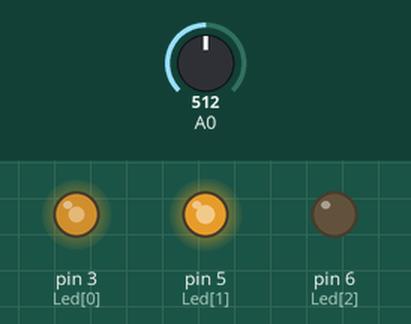
Recording of a sketch running on a simulated Arduino Uno, built with avr-gcc and run on an emulated ATmega328P. Shown: output pins drawn as LEDs (lit = HIGH). Inputs (shaded band) come from the test bench; at power-on: A0 = 512. What the sketch prints to the serial monitor is not drawn.

Above: at 4.7 s.
4.8 s: A0 set to 716
At 5.4 s:
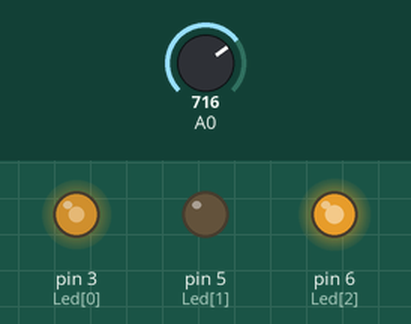
6.3 s: A0 set to 900
At 7.5 s:
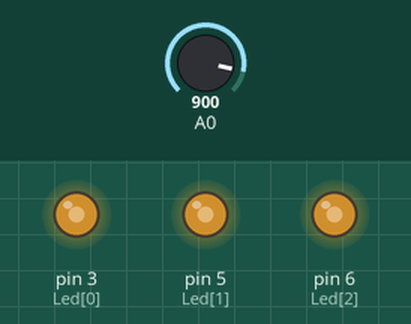
7.8 s: A0 set to 511
At 8.8 s:
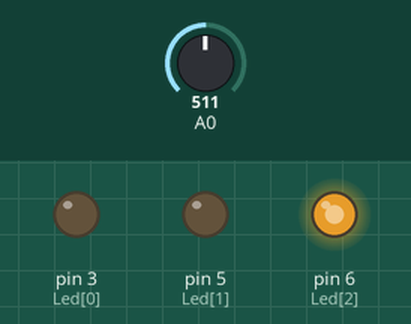
9.3 s: A0 set to 306
At 10.1 s:
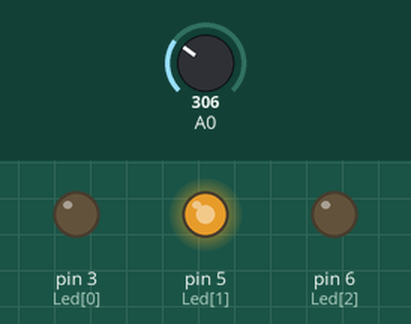
10.8 s: A0 set to 122
At 11.2 s:
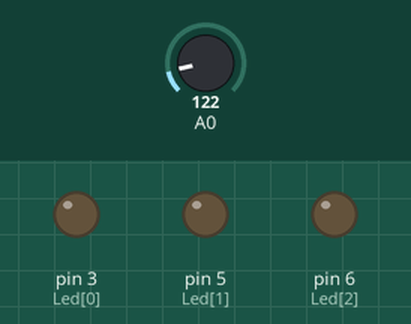
12.3 s: A0 set to 1023
At 13.5 s:
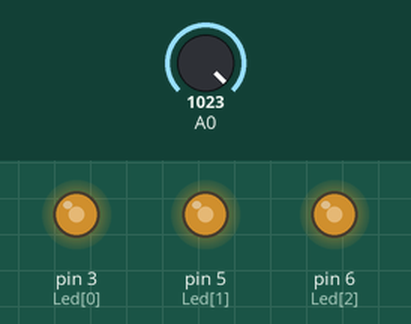
Timing chart, 0 to 14.8 s (numbered marks = the images above; inputs shaded):
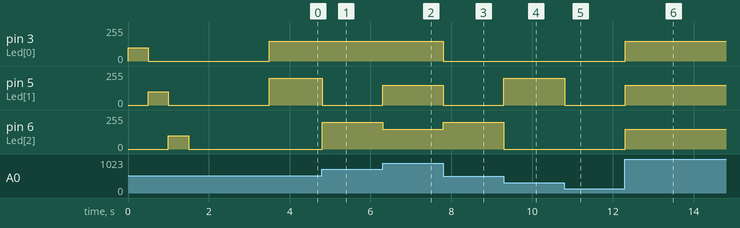

The sketch:

sketch_aug12b.ino
```cpp
int Led[3] = {3,5,6};
int cores[8][3] = {
// R,  G,  B
  {0  ,0  ,0  },
  {200,0,  0  },
  {0,  200,0  },
  {0,  0,  200},
  {150,200,0  },
  {150,0,  200},
  {0,  200,200},
  {150,150,150}
};

int oldPotVal = -10;

void setup() {
  Serial.begin(9600);
  for (int i=0; i<sizeof(Led)-1; i++) {
    pinMode(Led[i], OUTPUT);
    analogWrite(Led[i], 100);
    delay(500);
    digitalWrite(Led[i], LOW);
  }
  Serial.println(String(sizeof(cores)/sizeof(cores[0])));
  delay(1000);
}

void loop() {
  int potVal = map(analogRead(0), 0,1024,0, sizeof(cores)/sizeof(cores[0]));
  if (potVal != oldPotVal) {
    for (int i=0; i<3; i++) {
      analogWrite(Led[i], cores[potVal][i]);
    }
    oldPotVal = potVal;
  }
  delay(5);
}
```

Measured:
- after the input at 4.8 s, pin 5 (Led[1]): 200/255 → 0/255 at once; pin 6 (Led[2]): 0/255 → 200/255 at once
- after the input at 6.3 s, pin 5 (Led[1]): 0/255 → 150/255 at once; pin 6 (Led[2]): 200/255 → 150/255 at once
- after the input at 7.8 s, pin 3 (Led[0]), pin 5 (Led[1]): 150/255 → 0/255 at once; pin 6 (Led[2]): 150/255 → 200/255 at once
- after the input at 9.3 s, pin 5 (Led[1]): 0/255 → 200/255 at once; pin 6 (Led[2]): 200/255 → 0/255 at once
- after the input at 10.8 s, pin 5 (Led[1]): 200/255 → 0/255 at once
- after the input at 12.3 s, pin 3 (Led[0]), pin 5 (Led[1]), pin 6 (Led[2]): 0/255 → 150/255 at once
